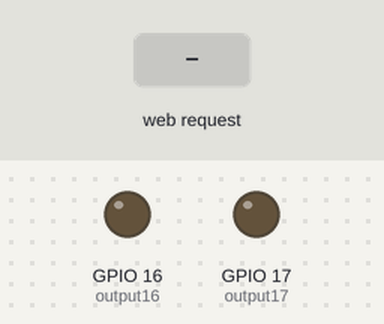
Bench run of a sketch on a simulated ESP32. On the bench: output pins drawn as LEDs (lit = HIGH). Inputs (shaded band) come from the test bench. WiFi joins after 1.5 s; servers stay silent unless stated; the local clock reads 2024-03-15 10:24:30 at power-on unless the sketch sets it; what the sketch prints to the serial monitor is not drawn.

Above: at 2.7 s.
2.8 s: HTTP request GET /16/on received
At 4.5 s:
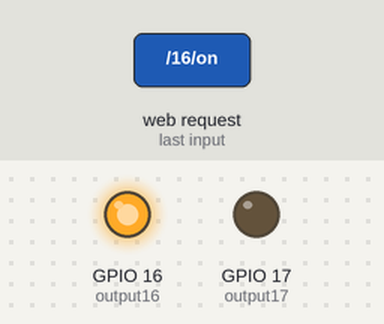
5.0 s: HTTP request GET /17/on received
At 6.2 s:
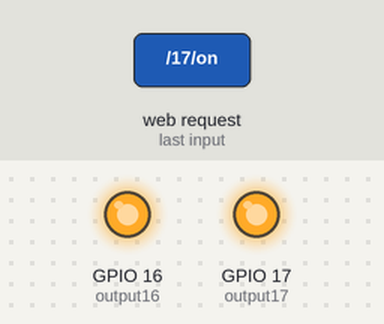
7.0 s: HTTP request GET /16/off received
At 8.0 s:
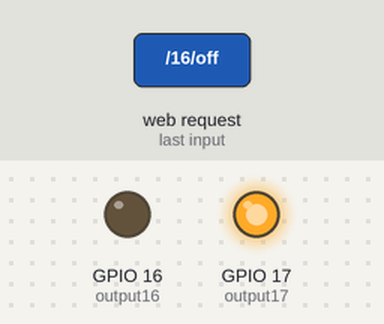
9.0 s: HTTP request GET /17/off received
At 10.9 s:
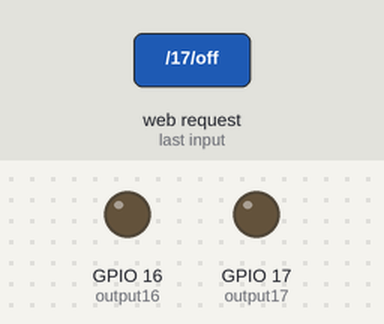
Timing chart, 0 to 12.0 s (numbered marks = the images above; inputs shaded):
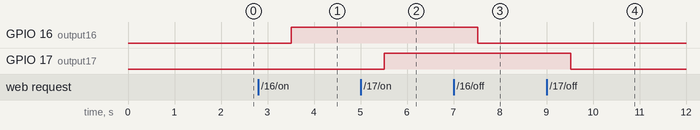

The sketch:

TaskA.ino
```cpp
// IoT07-1 ESP32 WebServer
#define SWAP 0 // sw access point
// Load Wi-Fi library
#include <WiFi.h>
#include "time.h"
/* tm_year = s_yy - 1900;
  tm_mon = s_MM - 1;
  tm_mday = s_dd;
  tm_hour = s_hh;
  tm_min = s_mm;
  tm_sec = s_ss;
*/

const char* ntpServer = "pool.ntp.org";
const long gmtOffset_sec = 3600 * 9; // 3600
const int daylightOffset_sec = 0; // 3600

// Replace with your network credentials
#if SWAP
const char* ssid = "ESP32-AP";
const char* password = "123456789"; // password should be long!!
#else
const char* ssid = "PCBL";
const char* password = "88888888";
#endif
// Set web server port number to 80
WiFiServer server(80);
// Variable to store the HTTP request
String header;
// Auxiliar variables to store the current output state
String output16State = "off";
String output17State = "off";
// Assign output variables to GPIO pins
const int output16 = 16;
const int output17 = 17;
// Current time
unsigned long currentTime = millis();
// Previous time
unsigned long previousTime = 0;
// Define timeout time in milliseconds (example: 2000ms = 2s)
const long timeoutTime = 2000;

void printLocalTime()
{
  struct tm timeinfo;
  if (!getLocalTime(&timeinfo)) {
    Serial.println("Failed to obtain time");
    return;
  }
  WiFiClient client = server.available(); // Listen for incoming clients
  client.println("<script>var totalTime="+String(timeinfo.tm_hour*3600+timeinfo.tm_min*60+timeinfo.tm_sec)+
          "; setInterval(function(){totalTime++; document.getElementById('timer').innerHTML='NowTime: '+Math.floor(totalTime/3600) + ':' + Math.floor(totalTime%3600/60) + ':' + totalTime%3600%60;}, 1000);</script>");
  client.println(&timeinfo, "<h2 id='timer'>NowTime: %H:%M:%S</h2>");
  client.println("Year: "+String(timeinfo.tm_year+1900)+", Month: " + String(timeinfo.tm_mon+1));

  }

void setup() {
  Serial.begin(115200);
  // Initialize the output variables as outputs
  pinMode(output16, OUTPUT);
  pinMode(output17, OUTPUT);
  // Set outputs to LOW
  digitalWrite(output16, LOW);
  digitalWrite(output17, LOW);
#if SWAP
  WiFi.softAP(ssid, password);
  IPAddress IP = WiFi.softAPIP();
  Serial.print("AP IP address: ");
  Serial.println(IP);
#else
  // Connect to Wi-Fi network with SSID and password
  Serial.print("Connecting to ");
  Serial.println(ssid);
  WiFi.mode(WIFI_STA);
  WiFi.begin(ssid, password);
  while (WiFi.status() != WL_CONNECTED) {
    delay(500);
    Serial.print(".");
  }
  // Print local IP address and start web server
  Serial.println("");
  Serial.println("WiFi connected.");
  Serial.println("IP address: ");
  Serial.println(WiFi.localIP());
  configTime(gmtOffset_sec, daylightOffset_sec, ntpServer);
  printLocalTime();
#endif
  server.begin();
}

void loop() {
  struct tm timeinfo;
  if (!getLocalTime(&timeinfo)) {
    Serial.println("Failed to obtain time");
  }

  WiFiClient client = server.available(); // Listen for incoming clients
  if (client) { // If a new client connects,
    currentTime = millis();
    previousTime = currentTime;
    Serial.println("New Client."); // print a message out in the serial port
    String currentLine = ""; // make a String to hold incoming data from the client
    while (client.connected() && currentTime - previousTime <= timeoutTime) { // loop while the client's connected
      currentTime = millis();
      if (client.available()) { // if there's bytes to read from the client,
        char c = client.read(); // read a byte, then
        Serial.write(c); // print it out the serial monitor
        header += c;
        if (c == '\n') { // if the byte is a newline character
          // if the current line is blank, you got two newline characters in a row.
          // that's the end of the client HTTP request, so send a response:
          if (currentLine.length() == 0) {
            // HTTP headers always start with a response code (e.g. HTTP/1.1 200 OK)
            // and a content-type so the client knows what's coming, then a blank line:
            client.println("HTTP/1.1 200 OK");
            client.println("Content-type:text/html");
            client.println("Connection: close");
            client.println();
            // turns the GPIOs on and off
            if (header.indexOf("GET /16/on") >= 0) {
              Serial.println("GPIO 16 on");
              output16State = "on";
              digitalWrite(output16, HIGH);
            } else if (header.indexOf("GET /16/off") >= 0) {
              Serial.println("GPIO 16 off");
              output16State = "off";
              digitalWrite(output16, LOW);
            } else if (header.indexOf("GET /17/on") >= 0) {
              Serial.println("GPIO 17 on");
              output17State = "on";
              digitalWrite(output17, HIGH);
            } else if (header.indexOf("GET /17/off") >= 0) {
              Serial.println("GPIO 17 off");
              output17State = "off";
              digitalWrite(output17, LOW);
            }
            // Display the HTML web page
            client.println("<!DOCTYPE html><html>");
            client.println("<head><meta name=\"viewport\" content=\"width=device-width, initial-scale=1\">");
            client.println("<link rel=\"icon\" href=\"data:,\">");
            // CSS to style the on/off buttons
            // Feel free to change the background-color and font-size attributes to fit your preferences
            client.println("<style>html { font-family: Helvetica; display: inline-block; margin: 0px auto; text-align: center;}");
            client.println(".button { background-color: #4CAF50;border: none; color: white; padding: 16px 40px;");
            client.println("text-decoration: none; font-size: 30px; margin: 2px; cursor: pointer;}");
            client.println(".button2 {background-color: #555555;}</style></head>");
            // Web Page Heading
            client.println("<body><h1>ESP32 Web Server</h1>");
            // Display current state, and ON/OFF buttons for GPIO 16
            client.println("<p>GPIO 16 - State " + output16State + "</p>");
            // If the output16State is off, it displays the ON button
            if (output16State == "off") {
              client.println("<p><a href=\"/16/on\"><button class=\"button\">ON</button></a></p>");
            } else {
              client.println("<p><a href=\"/16/off\"><button class=\"button button2\">OFF</button></a></p>");
            }
            // Display current state, and ON/OFF buttons for GPIO 17
            client.println("<p>GPIO 17 - State " + output17State + "</p>");
            // If the output17State is off, it displays the ON button
            if (output17State == "off") {
              client.println("<p><a href=\"/17/on\"><button class=\"button\">ON</button></a></p>");
            } else {
              client.println("<p><a href=\"/17/off\"><button class=\"button button2\">OFF</button></a></p>");
            }
            client.println("<script>var totalTime="+String(timeinfo.tm_hour*3600+timeinfo.tm_min*60+timeinfo.tm_sec)+
          "; setInterval(function(){totalTime++; document.getElementById('timer').innerHTML='NowTime: '+Math.floor(totalTime/3600) + ':' + Math.floor(totalTime%3600/60) + ':' + totalTime%3600%60;}, 1000);</script>");
            client.println(&timeinfo, "<h2 id='timer'>NowTime: %H:%M:%S</h2>");
            client.println("Year: "+String(timeinfo.tm_year+1900)+", Month: " + String(timeinfo.tm_mon+1));

            client.println("</body></html>");
            // The HTTP response ends with another blank line
            client.println();
            // Break out of the while loop
            break;
          } //** if (currentLine.length() == 0) {
          else { // if you got a newline, then clear currentLine
            currentLine = "";
          }
        } //** if (c == '\n') {
        else if (c != '\r') { // if you got anything else but a carriage return character,
          currentLine += c; // add it to the end of the currentLine
        }
      } //* if (client.available()) {
    } //** while
    // Clear the header variable
    header = "";
    // Close the connection
//    client.stop();
  }

  delay(1000);
//  printLocalTime();
  //** if (client) {
} //** loop() {
```

Measured:
- after the input at 2.8 s, GPIO 16 (output16): LOW → HIGH after 0.71 s
- after the input at 5.0 s, GPIO 17 (output17): LOW → HIGH after 0.51 s
- after the input at 7.0 s, GPIO 16 (output16): HIGH → LOW after 0.52 s
- after the input at 9.0 s, GPIO 17 (output17): HIGH → LOW after 0.52 s
